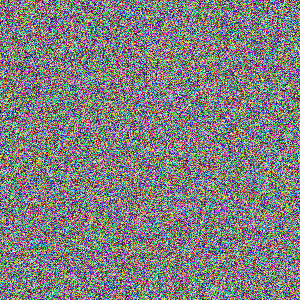
#> input picture adversarial/dataset/patches/noise.png, 300 x 300 px
$ python noise.py ../../adversarial/dataset/patches/noise.png
#> lines starting #> are read from the running program, lines starting #| are printed output that depends on the picture
"""
Group 2: Noise Stats (3 features)
-----------------------------------
noise_mean, noise_std, noise_abs_mean

The "noise" here is the high-frequency residual left after removing the
image's smooth structure with a median filter. LSB and other steganographic
payloads live in exactly this residual, so its statistics are a core
steganalysis signal. This residual is also reused by srm_features.py's
sibling computation (see preprocessing.py for the cached version).
"""
import numpy as np
from scipy.ndimage import median_filter
from PIL import Image


def _load_grayscale(image_path_or_array):
    if isinstance(image_path_or_array, str):
        img = Image.open(image_path_or_array).convert("L")
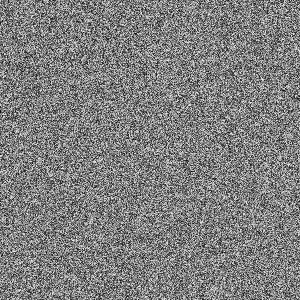
#> img: PIL image 300x300 L; min 2, max 252, mean 127.3
        return np.array(img, dtype=np.float64)
    arr = np.asarray(image_path_or_array)
    if arr.ndim == 3:
        arr = (0.2989 * arr[..., 0] + 0.5870 * arr[..., 1] + 0.1140 * arr[..., 2])
    return arr.astype(np.float64)


def compute_noise_residual(image_path_or_array, size: int = 3) -> np.ndarray:
    """
    Denoise with a median filter and return the residual (original - denoised).
    A 3x3 median filter removes shot/LSB-scale noise while preserving edges
    much better than a mean/Gaussian filter, which is what we want here:
    we want the residual to be dominated by fine-grained noise, not by
    legitimate edge structure.
    """
    gray = _load_grayscale(image_path_or_array)
    denoised = median_filter(gray, size=size)
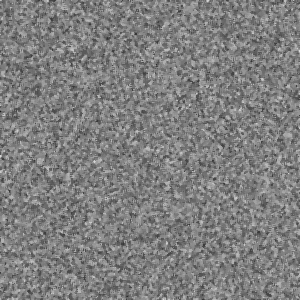
#> denoised: shape (300, 300) float64; min 22, max 216, mean 127.2
    residual = gray - denoised
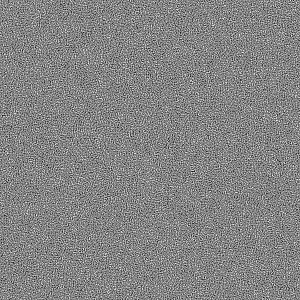
#> residual: shape (300, 300) float64; min -179, max 166, mean 0.1; drawn with min black and max white
    return residual


def noise_mean(residual: np.ndarray) -> float:
    return float(np.mean(residual))


def noise_std(residual: np.ndarray) -> float:
    return float(np.std(residual))


def noise_abs_mean(residual: np.ndarray) -> float:
    return float(np.mean(np.abs(residual)))


def extract_noise_features(image_path_or_array) -> np.ndarray:
    """Returns [noise_mean, noise_std, noise_abs_mean], in frozen order."""
    residual = compute_noise_residual(image_path_or_array)
    return np.array(
        [noise_mean(residual), noise_std(residual), noise_abs_mean(residual)],
        dtype=np.float64,
    )


if __name__ == "__main__":
    import sys
    if len(sys.argv) > 1:
        print(extract_noise_features(sys.argv[1]))
